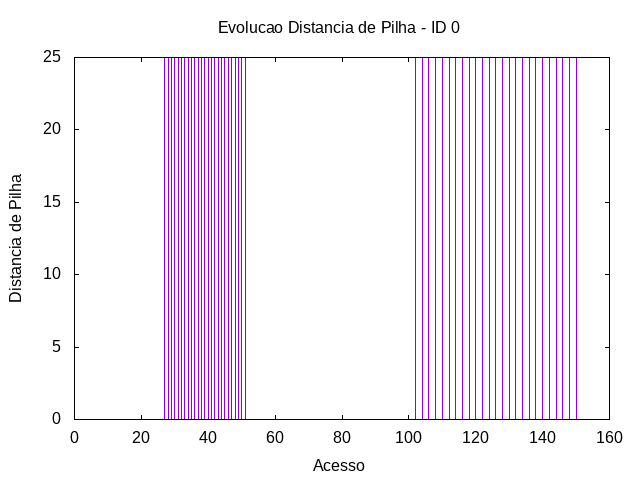

Recreate this plot in gnuplot.
set term png
set output "../out/mem/transp/-distp-0.png"
set title "Evolucao Distancia de Pilha - ID 0"
set xlabel "Acesso"
set ylabel "Distancia de Pilha"
plot "../out/mem/transp/-acesso-2-0.gpdat" u 2:5 w impulses t ""
